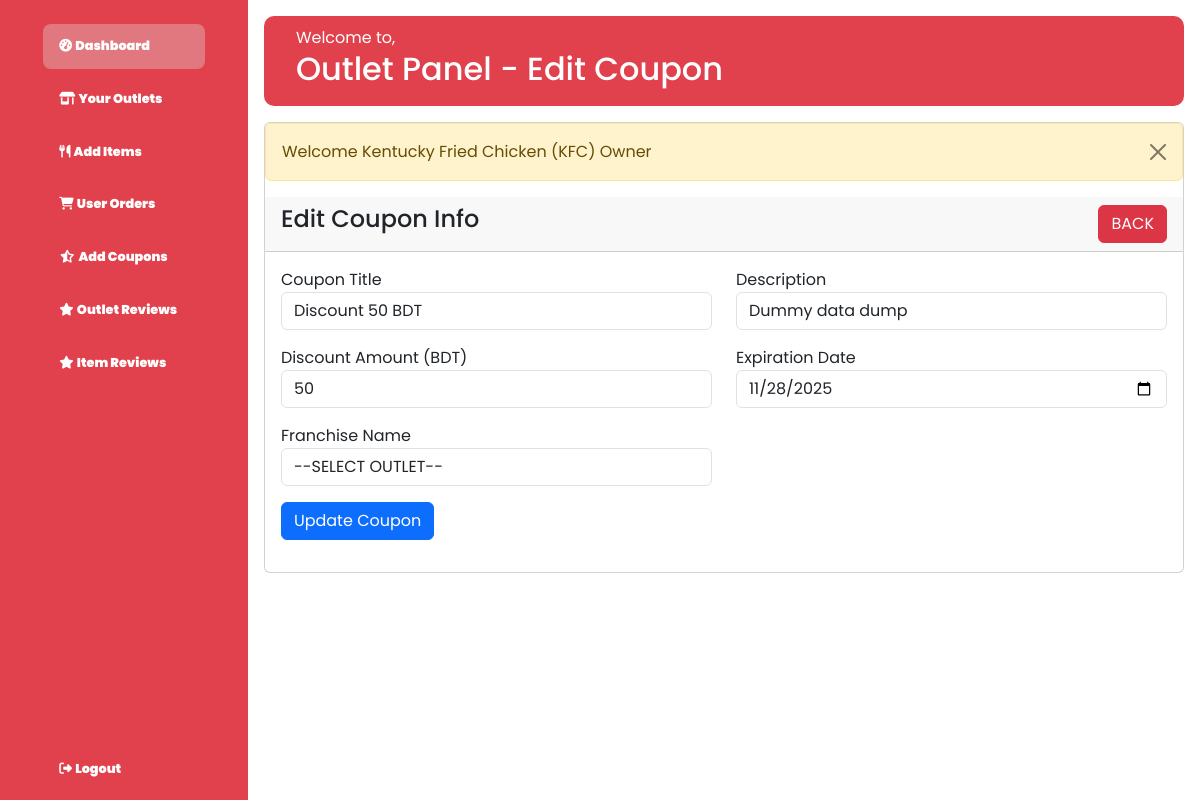
Screenshot of /Outletpanel/coupon-edit.php?id=2 (signed in) with the database file from the repository.
### tables this page shows
CREATE TABLE `coupons` (
  `id` int(11) NOT NULL,
  `title` varchar(255) NOT NULL,
  `description` varchar(255) NOT NULL,
  `discount_amount` decimal(10,0) NOT NULL,
  `expiration_date` date NOT NULL,
  `franchise_id` int(11) NOT NULL
);

### Outletpanel/coupon-edit.php (the view, shortened to what this page needs)
<?php include('../errors.php'); ?>
<html lang="en">
<head>
    <link rel="stylesheet" href="https://cdnjs.cloudflare.com/ajax/libs/font-awesome/6.4.0/css/all.min.css">
    <link rel="stylesheet" href="../css/bootstrap.min.css">
    <link rel="stylesheet" href="../css/admin.css">
</head>
<body>
    <div class="sidebar">
        <div class="logo">
            <ul class="menu">
                <li class="active">
                    <a href="../outletpan.php">
                        <i class="fas fa-tachometer-alt">
                            <span>Dashboard</span>
                        </i>
                    </a>
                </li>
                <li>
                    <a href="franchise-view.php">
                        <i class="fas fa-solid fa-shop">
                            <span>Your Outlets</span>
                        </i>
                    </a>
                </li>
                <li>
                    <a href="franchise-items.php">
                        <i class="fa-solid fa-utensils">
                            <span>Add Items</span>
                        </i>
                    </a>
                </li>
                <li>
                    <a href="franchise-orders.php">
                        <i class="fas fa-cart-shopping">
                            <span>User Orders</span>
                        </i>
                    </a>
                </li>
                <li>
                    <a href="franchise-coupons.php">
                        <i class="fa-solid fa-star-half-stroke">
                            <span>Add Coupons</span>
                        </i>
                    </a>
                </li>
                <li>
                    <a href="franchise-outlet-review.php">
                        <i class="fa-solid fa-star">
                            <span>Outlet Reviews</span>
                        </i>
                    </a>
                </li>
                <li>
                    <a href="franchise-items-review.php">
                        <i class="fa-solid fa-star">
                            <span>Item Reviews</span>
                        </i>
                    </a>
                </li>
                <li class="logout">
                    <a href="../login.php?logout='1'">
                        <i class="fas fa-sign-out-alt">
                            <span>Logout</span>
                        </i>
                    </a>
                </li>
            </ul>
        </div>
    </div>
    <div class="main--content">
        <div class="header--wrapper">
            <div class="header--title">
                <span>Welcome to,</span>
                <h2>Outlet Panel - Edit Coupon</h2>
            </div>
        </div>
        <div class="col-md-12">
            <div class="card">
                <?php include('../message.php');?><script>function closeAlert(){var alert = document.querySelector('.alert');  alert.style.display='none';}</script>
                <div class="card-header">
                    <h4>Edit Coupon Info
                        <a href="franchise-coupons.php" class="btn btn-danger float-end">BACK</a>
                    </h4>
                </div>
                <div class="card-body">
                    <?php
                    $id = $_SESSION['id'];
                    if (isset($_GET['id'])) {
                        $coupon_query_id = $_GET['id'];
                        $coupon_query = "SELECT c.*, f.id AS fid, f.name AS fname FROM `coupons` c, `franchise` f WHERE c.id = $coupon_query_id AND c.franchise_id = f.id AND f.user_id = $id";
                        $coupon_query_run = mysqli_query($db, $coupon_query);
                        if (mysqli_num_rows($coupon_query_run) > 0)
                        {
                            foreach($coupon_query_run as $coupon)
                            {
                                ?>
                                    <form action="../inc/server.php" method="POST" enctype="multipart/form-data">
                                        <div class = "row">
                                            <div class="col-md-6 mb-3">
                                                <label for="">Coupon Title</label>
                                                <input type="text" name="title" value="<?= $coupon['title']?>" class="form-control">
                                            </div>
                                            <div class="col-md-6 mb-3">
                                                <label for="">Description</label>
                                                <input type="text" name="description" value="<?= $coupon['description']?>" class="form-control">
                                            </div>
                                            <div class="col-md-6 mb-3">
                                                <label for="">Discount Amount (BDT)</label>
                                                <input type="text" name="discount" value="<?= $coupon['discount_amount']?>" class="form-control">
                                            </div>
                                            <div class="col-md-6 mb-3">
                                                <label for="">Expiration Date</label>
                                                <input type="date" name="date" value="<?= $coupon['expiration_date']?>" class="form-control">
                                            </div>
                                            <div class="col-md-6 mb-3">
                                                <label for="">Franchise Name</label>
                                                <select name="franchname" class="form-control">
                                                    <option value="">--SELECT OUTLET--</option>
                                                </select>
                                            </div>
                                            <div class="col-md-12 mb-3">
                                                <button type="submit" name="update_coupon" class="btn btn-primary">Update Coupon</button>
                                            </div>
                                        </div>
                                    </form>
                                <?php
                            }
                        }
                        else {
                            ?>
                                <h4>No Records Found</h4>
                            <?php
                        }
                    }
                    ?>
                </div>
            </div>
        </div>
    </div>
</body>
</html>

### css/admin.css (style rules this page uses)
* { margin: 0; padding: 0; border: 0; outline: none; box-sizing: border-box; font-family: "Poppins", sans-serif; }
body { display: flex; align-items: start; }
.sidebar { position: sticky; top: 0; left: 0; bottom: 0; width: 300px; height: 100dvh; padding: 0 1.7rem; color: #fff; background: #E1414C; }
.logo { height: 80px; padding: 16px; }
.menu { height: 88%; position: relative; list-style: none; padding: 0; }
.menu li { padding: 1rem; margin: 8px 0; border-radius: 8px; }
.menu li:hover, .active { background: #e0e0e058; }
.menu a { color: white; font-size: 14px; text-decoration: none; display: flex; align-items: center; gap: 60px; }
.menu a i { font-size: .8rem; }
.logout { position: fixed; bottom: 0; }
.main--content { position: relative; background: white; width: 100%; background-size: 100%; padding: 1rem; }
.header--wrapper { display: flex; justify-content: space-between; align-items: center; flex-wrap: wrap; background-color: #E1414C; border-radius: 10px; padding: 10px 2rem; margin-bottom: 1rem; }
.header--title { color: white; }

### rows the page displays
coupons: title "Discount 50 BDT", description "Dummy data dump", discount "50", date "11/28/2025"

### other values shown
$_SESSION['message'] "Welcome Kentucky Fried Chicken (KFC) Owner"
